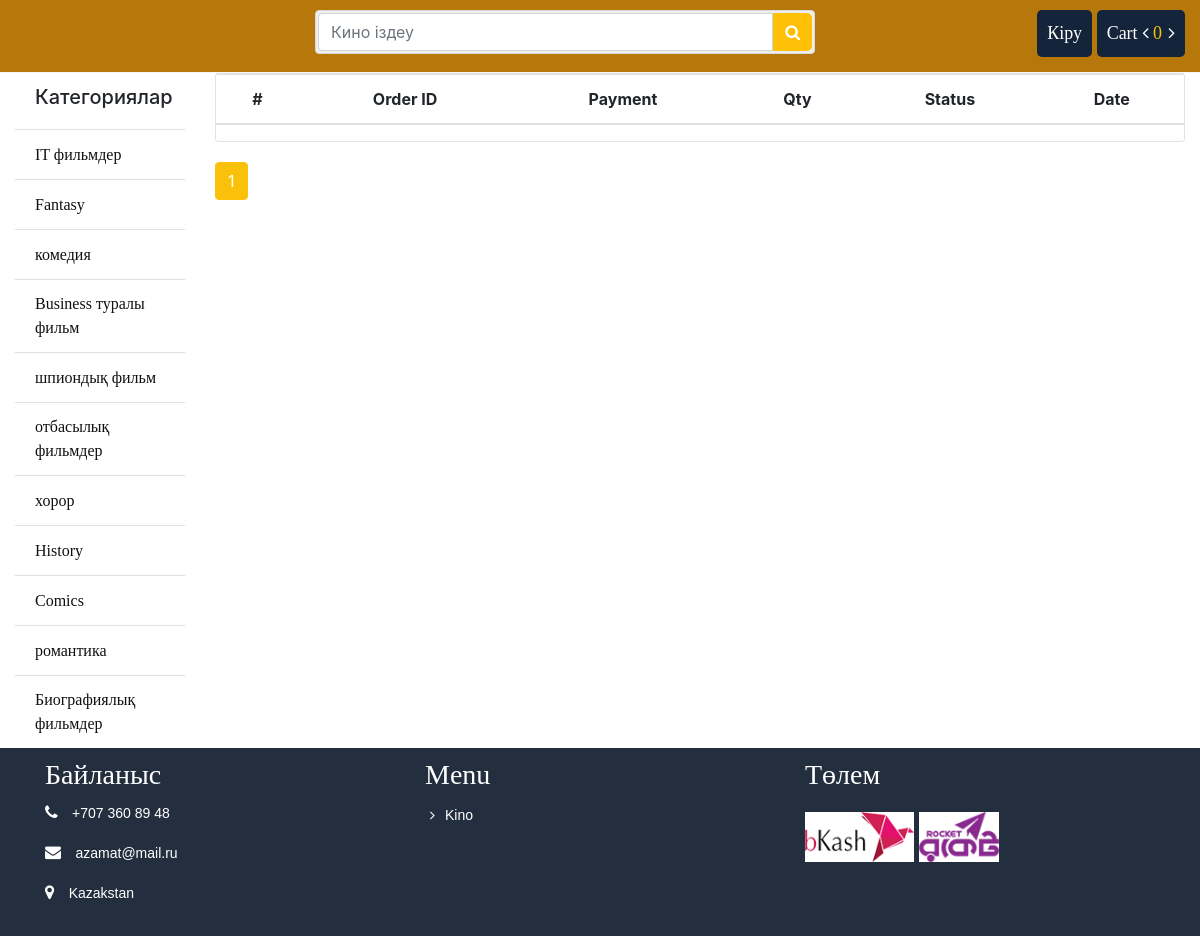
The page /order/ on the database its author committed.
### store/models.py (models this page shows, shortened)
class Category(models.Model):
	name = models.CharField(max_length = 100)
	slug = models.SlugField(max_length = 150, unique=True ,db_index=True)
	icon = models.FileField(upload_to = "category/")
	create_at = models.DateTimeField(auto_now_add = True)
	updated_at = models.DateTimeField(auto_now_add = True)

### order/views.py (the view)
# urls.py: path('', views.order_list, name="order_list"),
def order_list(request):
	my_order = Order.objects.filter(customer_id = request.user.id).order_by('-created')
	paginator = Paginator(my_order, 5)
	page = request.GET.get('page')
	myorder = paginator.get_page(page)
	return render(request, 'order/list.html', {"myorder": myorder})

### cart/cart.py (called while the page is built)
    def __len__(self):
        return sum(item['quantity'] for item in self.cart.values())

### store/context_processors.py (called while the page is built)
def sidebar(request):
	categories = Category.objects.all()
	context = {
		"cat":categories
	}
	return context

def cart(request):
	cart = Cart(request)
	context = {
		"cart": cart
	}
	return context

### order/templates/order/list.html (shortened to what this page needs)
{% extends 'store/base.html' %}
{% load static %}
{% block container %}
			<div class="cart_info">
			    <table class="table table-hover">
			        <thead class="text-center">
			            <tr>
			                <th scope="col">#</th>
			                <th scope="col">Order ID</th>
			                <th scope="col">Payment</th>
			                <th scope="col">Qty</th>
			                <th scope="col">Status</th>
			                <th scope="col">Date</th>
			            </tr>
			        </thead>
			    </table>
			</div>
			<div class="d-pagination">
			    <ul class="pagination">
				{% for ord in myorder.paginator.page_range %}
					{% if myorder.number == ord %}
						<li class="page-item active">
							<span class="page-link">{{ ord }}
							</span>
						</li>
					{% elif ord > myorder.number|add:'-3' and ord < myorder.number|add:'3' %}
						<li class="page-item">
							<a class="page-link" href="?page={{ ord }}">{{ ord }}</a>
						</li>
					{% endif %}
				{% endfor %}
			    </ul>
			</div>
		{% endblock %}

### store/templates/store/bin/sidebar.html
			<ul class="list-group list-group-flush">
				<li class="list-group-item"><h5>Категориялар</h5></li>
				{% for p in cat %}
				<li class="list-group-item"><a href="{% url 'store:category' id=p.id %}">{{p.name}}</a></li>
				{% endfor %}
			</ul>

### store/static/css/style.css (style rules this page uses)
.titleheader > h3, a { font-family: "Times New Roman", Times, serif; display: inline-block; }
ul li { list-style: none; }
.list-group li a { color: #111; }
.page-link { color: #111!important; }
.page-item.active .page-link { z-index: 1; color: #fff!important; background-color: #fac10a!important; border-color: #ffc107!important; }
.d-pagination { margin-top: 20px; }
.cart_info { border: 1px solid #E6E4DF; border-radius: 3px; margin-bottom: 20px; }

### rows shown on the page
Category: name "IT фильмдер"
Category: name "Fantasy"
Category: name "комедия"
Category: name "Business туралы фильм"
Category: name "шпиондық фильм"
Category: name "отбасылық фильмдер"
Category: name "хорор"
Category: name "History"
Category: name "Comics"
Category: name "романтика"
Category: name "Биографиялық фильмдер"

### other values the page prints
{{ cart|length }} "0"
{{ ord }} "1"
